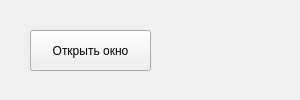
<?xml version="1.0" encoding="UTF-8"?>
<ui version="4.0">
 <class>MainWindow</class>
 <widget class="QMainWindow" name="MainWindow">
  <property name="geometry">
   <rect>
    <x>0</x>
    <y>0</y>
    <width>300</width>
    <height>100</height>
   </rect>
  </property>
  <property name="minimumSize">
   <size>
    <width>300</width>
    <height>100</height>
   </size>
  </property>
  <property name="maximumSize">
   <size>
    <width>300</width>
    <height>100</height>
   </size>
  </property>
  <property name="windowTitle">
   <string>MainWindow</string>
  </property>
  <widget class="QWidget" name="centralwidget">
   <widget class="QPushButton" name="pushButton">
    <property name="geometry">
     <rect>
      <x>30</x>
      <y>30</y>
      <width>121</width>
      <height>41</height>
     </rect>
    </property>
    <property name="text">
     <string>Открыть окно</string>
    </property>
   </widget>
  </widget>
 </widget>
 <resources/>
 <connections/>
</ui>
